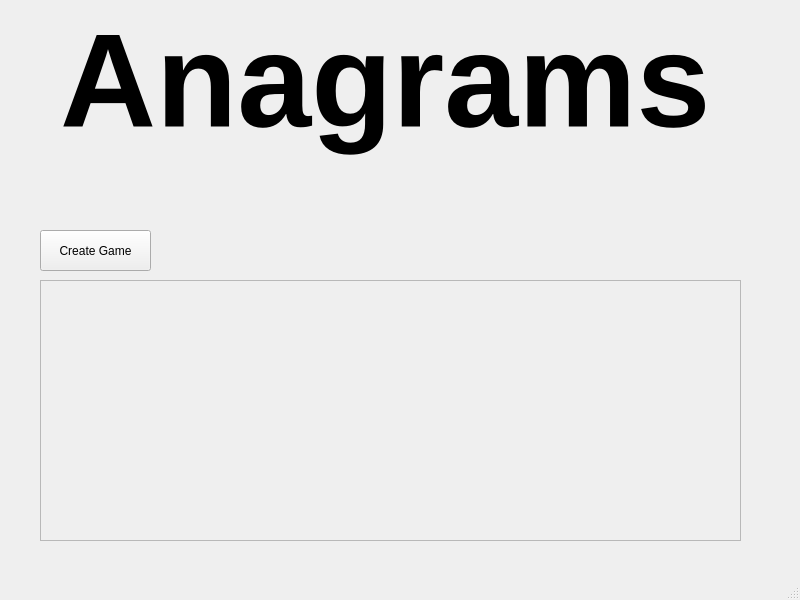
<?xml version="1.0" encoding="UTF-8"?>
<ui version="4.0">
 <class>MainWindow</class>
 <widget class="QMainWindow" name="MainWindow">
  <property name="geometry">
   <rect>
    <x>0</x>
    <y>0</y>
    <width>800</width>
    <height>600</height>
   </rect>
  </property>
  <property name="windowTitle">
   <string>MainWindow</string>
  </property>
  <widget class="QWidget" name="centralwidget">
   <widget class="QLabel" name="label">
    <property name="geometry">
     <rect>
      <x>60</x>
      <y>-10</y>
      <width>701</width>
      <height>181</height>
     </rect>
    </property>
    <property name="font">
     <font>
      <pointsize>100</pointsize>
      <weight>75</weight>
      <bold>true</bold>
     </font>
    </property>
    <property name="text">
     <string>Anagrams</string>
    </property>
   </widget>
   <widget class="QPushButton" name="createGameButton">
    <property name="geometry">
     <rect>
      <x>40</x>
      <y>230</y>
      <width>111</width>
      <height>41</height>
     </rect>
    </property>
    <property name="text">
     <string>Create Game</string>
    </property>
   </widget>
   <widget class="QScrollArea" name="scrollArea">
    <property name="geometry">
     <rect>
      <x>40</x>
      <y>280</y>
      <width>701</width>
      <height>261</height>
     </rect>
    </property>
    <property name="widgetResizable">
     <bool>true</bool>
    </property>
    <widget class="QWidget" name="scrollAreaWidgetContents">
     <property name="geometry">
      <rect>
       <x>0</x>
       <y>0</y>
       <width>699</width>
       <height>259</height>
      </rect>
     </property>
    </widget>
   </widget>
  </widget>
  <widget class="QMenuBar" name="menubar">
   <property name="geometry">
    <rect>
     <x>0</x>
     <y>0</y>
     <width>800</width>
     <height>21</height>
    </rect>
   </property>
  </widget>
  <widget class="QStatusBar" name="statusbar"/>
 </widget>
 <resources/>
 <connections/>
</ui>
